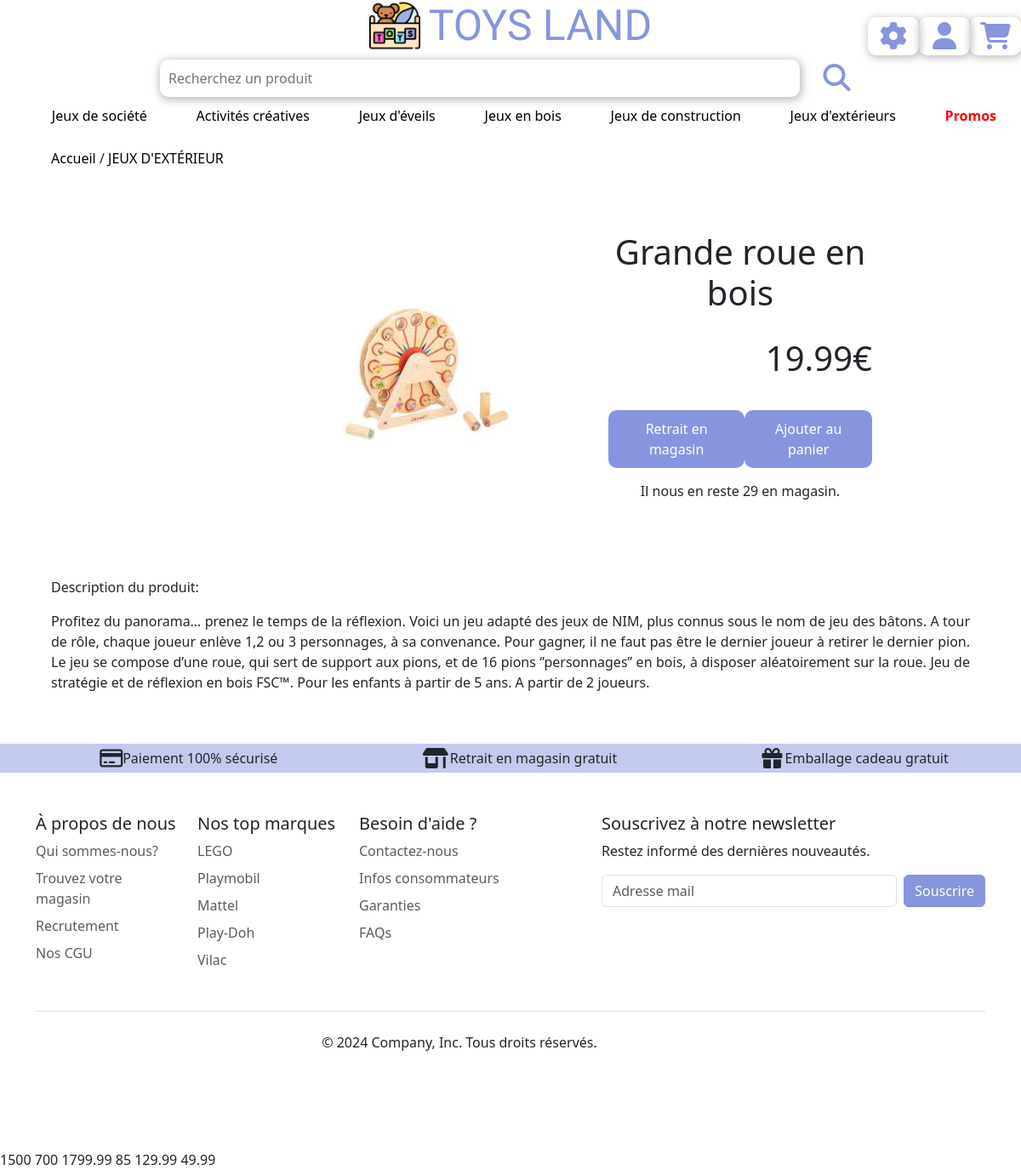
/php/produit.php?id=29, run on the app's committed database.
### tables this page shows
CREATE TABLE `produits` (
  `id` int NOT NULL,
  `nom` varchar(255) NOT NULL,
  `description` longtext NOT NULL,
  `image` varchar(255) NOT NULL,
  `prix` float NOT NULL,
  `categorie` varchar(255) NOT NULL,
  `stock` int NOT NULL,
  `promo` varchar(255) NOT NULL
);

### php/produit.php (the view, shortened to what this page needs)
<?php
require_once("connect.php");
$sql="SELECT * FROM `produits` WHERE `id` = :id";
$id = $_GET["id"];
$query = $db->prepare($sql);
$query->bindValue("id", $id, PDO::PARAM_INT);
$query->execute();
$produit = $query->fetch();
include_once("components/navbar.php");
?>
<link rel="stylesheet" href="produit.css">
<section>
    <a href="index.php">Accueil </a>/<a href="jeuxexterieur.php"> JEUX D'EXTÉRIEUR</a>
    <article>
        <div class="img-container">
            <?php
            $imagePath = $produit['image'];
            $class = 'admin/' . $imagePath;
            ?>
            <img id="img-article" src="<?= htmlspecialchars($class)?>" alt="photo <?=strip_tags($produit["nom"])?>">
        </div>
        <div class="info-container">
            <div class="contenu-info">
                <h1><?=strip_tags($produit["nom"])?></h1>
                <p><?=strip_tags($produit["prix"])?>€</p>
                <div class="options">
                <button>Retrait en magasin</button>
                <button>Ajouter au panier</button>
                </div>
                <p class="stock">Il nous en reste <?=strip_tags($produit["stock"])?>  en magasin.</p>
            </div>
        </div>
    </article>
    <div class="container-description">
        <p>Description du produit:</p>
        <?=strip_tags($produit["description"])?>
    </div>
</section>
<div class="list">
  <ul>
    <li><i class="fa-regular fa-credit-card"></i>Paiement 100% sécurisé</li>
    <li><i class="fa-solid fa-shop"></i>Retrait en magasin gratuit</li>
    <li><i class="kdo fa-solid fa-gift"></i>Emballage cadeau gratuit</li>
  </ul>
</div>
<?php
include_once("components/footer.php");
?>
1500
700
1799.99
85
129.99
49.99

### php/index.css (style rules this page uses)
a { color: black; text-decoration: none; }
.fa-solid { width:45px; }
ul { display:flex; justify-content: space-around; }
li { list-style-type: none; }
section { padding: 0 5%; }

### php/produit.css (style rules this page uses)
section { padding: 10px 5%; }
article { display: grid; grid-template-columns: 50% 50%; }
.container-description { text-align:justify; }
h1 { text-align:center; }
.info-container { width:100%; display:flex; justify-content: center; }
.contenu-info { display:flex; flex-direction: column; justify-content: center; height:60vh; width:310px; }
.contenu-info p { display:flex; justify-content: flex-end; font-size: 2.5em; margin-top: 15px; }
.contenu-info .stock { font-size: 1em; justify-content: center; margin-top: 15px; }
.options { display:flex; justify-content: space-around; margin-top:15px; }
.img-container { display: flex; justify-content: flex-end; align-items:center; width:100%; height:auto; }
#img-article { max-width:100%; height:auto; object-fit: contain; }
.list ul { margin-top:50px; margin-bottom: 0px; padding-top: 5px; padding-bottom: 5px; }
.list { background-color: rgb(135, 149, 222, 0.5); }
.list .fa-solid { width:32px; font-size: 1.5em; }
.list .fa-regular { font-size: 1.5em; }
.list .kdo { width:27px; }
.list li { display:flex; }
.options button { border: none; border-radius: 10px; background-color: #8795de; padding: 10px; color: white; }

### data on the page
produits: image (picture), nom "Grande roue en bois", prix "19.99", stock "29", description "Profitez du panorama… prenez le temps de la réflexion. Voici un jeu adapté des jeux de NIM, plus connus sous le nom de jeu des bâtons. A tour de rôle, chaque joueur enlève 1,2 ou 3 personnages, à sa convenance. Pour gagner, il ne faut pas être le dernier joueur à retirer le dernier pion. Le jeu se compose d’une roue, qui sert de support aux pions, et de 16 pions ‘’personnages’’ en bois, à disposer aléatoirement sur la roue. Jeu de stratégie et de réflexion en bois FSC™. Pour les enfants à partir de 5 ans. A partir de 2 joueurs."
